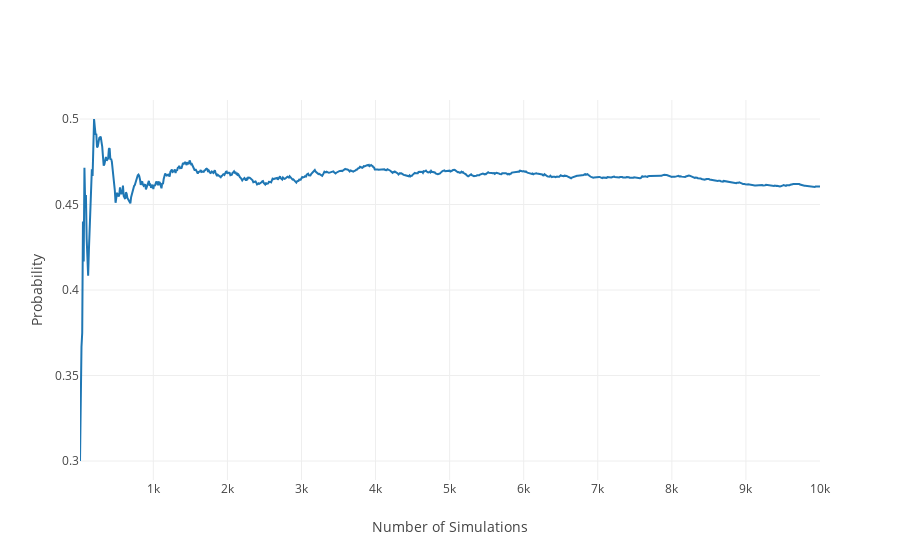

Notebook code for this chart:
### Markdown cell above
# Question 1 

Twins. About 30% of human twins are identical, and the rest are fraternal. Identical twins are necessarily the same sex – half are males and the other half are females. One-quarter of fraternal twins are both male, one-quarter both female, and one-half are mixes: one male, one female. You have just become a parent of twins and are told they are both girls. Given this information, what is the probability that they are identical? 

# Answer 

<img src="https://github.com/ysvrbnwl/ysvrbnwl.github.io/blob/master/twins.jpg?raw=true" />

```bash
P(identical) = 0.30
    ├── P(males|identical) = 0.50
    ├── P(females|identical) = 0.50
    ├── P(mixes|identical) = 0
    
P(identical) = 0.70
    ├── P(males|identical) = 0.25
    ├── P(females|identical) = 0.25
    ├── P(mixes|identical) = 0.50
```   
```
P(identical|females) = P(identical & females) / P(females)
P(identical|females) = P(identical & females) / (P(identical & females) + P(fraternal & females))
P(identical|females) = (0.30 * 0.50) / (0.30 * 0.50 + 0.70 * 0.25)
P(identical|females) = 0.15 / 0.325 = 0.461
```
### Simulation

### Code cell
prob_twins = [0.30, 0.70] # [identical, fraternal]
prob_identical = [0.50, 0.50] # [males, females]
prob_fraternal = [0.25, 0.25, 0.50] # [males, females, mixes]

identical_females = 0
females = 0
x_data = []
y_data = []

while females < 10000:
    twins = np.random.choice(['identical', 'fraternal'], p=prob_twins)
    if twins == 'fraternal':
        gender = np.random.choice(['males', 'females', 'mixes'], p=prob_fraternal)
        if gender == 'females':
            females += 1
    elif twins == 'identical':
        gender = np.random.choice(['males', 'females'], p=prob_identical)
        if gender == 'females':
            identical_females += 1
            females += 1
    if females != 0 and (females % 10) == 0:
        y_data.append(float(identical_females) / float(females))
        x_data.append(females)
    
        
# Plot the figure
fig = plot_probs(x_data, y_data)
iplot(fig)

### Figure 1 — Plotly figure (JSON) as saved in the notebook; plotly's stock layout.template omitted (floating-point values rounded to 4 significant figures; data arrays with more than 128 entries replaced by an {"elided": "..."} marker saying what was removed)
{"data": [{"type": "scatter", "x": {"elided": "3060 int values"}, "y": {"elided": "3060 float values"}}], "layout": {"xaxis": {"title": "Number of Simulations"}, "yaxis": {"title": "Probability"}}}
